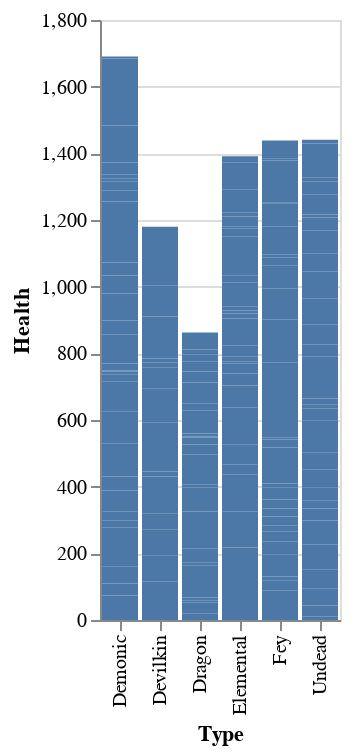

The code cell stored with this chart in its notebook:
### Code cell
# create a altair chart
chart = alt.Chart(df).mark_bar().encode(
    x= 'Type',
    y= 'Health'
)

chart

### Figure 1 — Vega-Lite specification as saved in the notebook (floating-point values rounded to 4 significant figures; data arrays with more than 128 entries replaced by an {"elided": "..."} marker saying what was removed)
{"$schema": "https://vega.github.io/schema/vega-lite/v5.17.0.json", "config": {"view": {"continuousHeight": 300, "continuousWidth": 300}}, "data": {"name": "data-9837398c223c0699e76195bcd30cdd8e"}, "datasets": {"data-9837398c223c0699e76195bcd30cdd8e": {"elided": "200 records"}}, "encoding": {"x": {"field": "Type", "type": "nominal"}, "y": {"field": "Health", "type": "quantitative"}}, "mark": {"type": "bar"}}
